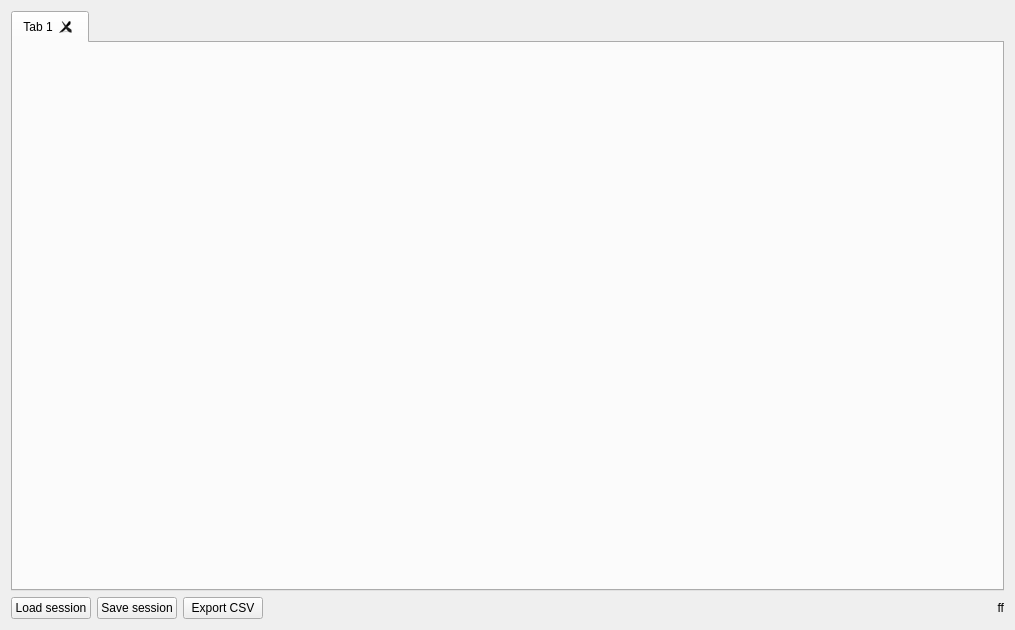
<?xml version="1.0" encoding="UTF-8"?>
<ui version="4.0">
 <class>fftabs</class>
 <widget class="QWidget" name="fftabs">
  <property name="geometry">
   <rect>
    <x>0</x>
    <y>0</y>
    <width>1015</width>
    <height>630</height>
   </rect>
  </property>
  <property name="windowTitle">
   <string>Filter Signatures</string>
  </property>
  <layout class="QVBoxLayout" name="verticalLayout">
   <item>
    <widget class="QTabWidget" name="tabWidget">
     <property name="currentIndex">
      <number>0</number>
     </property>
     <property name="tabsClosable">
      <bool>true</bool>
     </property>
     <property name="movable">
      <bool>true</bool>
     </property>
     <widget class="QWidget" name="tab">
      <attribute name="title">
       <string>Tab 1</string>
      </attribute>
     </widget>
    </widget>
   </item>
   <item>
    <layout class="QHBoxLayout" name="horizontalLayout">
     <item>
      <widget class="QPushButton" name="btnloadsess">
       <property name="sizePolicy">
        <sizepolicy hsizetype="Fixed" vsizetype="Fixed">
         <horstretch>0</horstretch>
         <verstretch>0</verstretch>
        </sizepolicy>
       </property>
       <property name="text">
        <string>Load session</string>
       </property>
      </widget>
     </item>
     <item>
      <widget class="QPushButton" name="btnsavesess">
       <property name="sizePolicy">
        <sizepolicy hsizetype="Fixed" vsizetype="Fixed">
         <horstretch>0</horstretch>
         <verstretch>0</verstretch>
        </sizepolicy>
       </property>
       <property name="text">
        <string>Save session</string>
       </property>
      </widget>
     </item>
     <item>
     <widget class="QPushButton" name="btnexportcsv">
      <property name="sizePolicy">
       <sizepolicy hsizetype="Fixed" vsizetype="Fixed">
        <horstretch>0</horstretch>
        <verstretch>0</verstretch>
       </sizepolicy>
      </property>
      <property name="text">
       <string>Export CSV</string>
      </property>
     </widget>
    </item>
     <item>
      <widget class="QLabel" name="linklabel">
       <property name="text">
        <string>ff</string>
       </property>
       <property name="alignment">
        <set>Qt::AlignRight|Qt::AlignTrailing|Qt::AlignVCenter</set>
       </property>
       <property name="openExternalLinks">
        <bool>true</bool>
       </property>
      </widget>
     </item>
    </layout>
   </item>
  </layout>
 </widget>
 <resources/>
 <connections/>
</ui>
